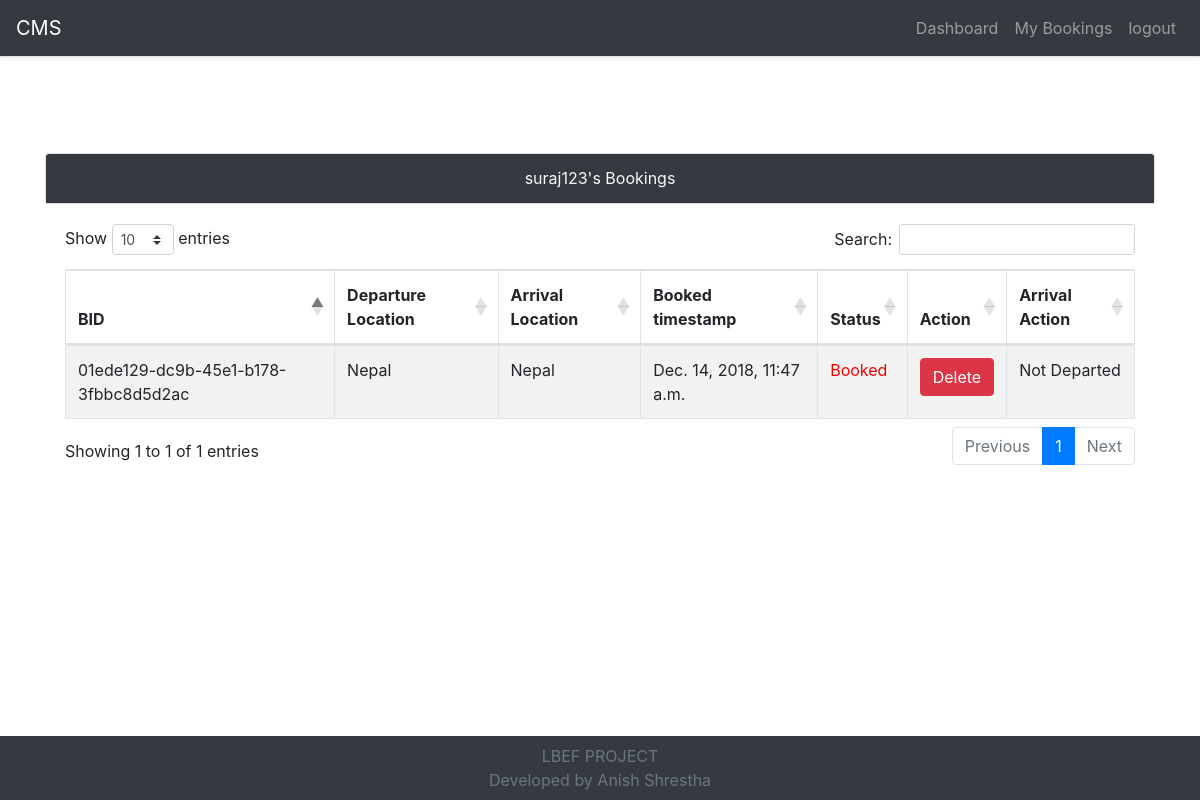
Page /my-bookings/ (signed in) on the committed database.
### main/models.py (models this page shows, shortened)
class Booking(models.Model):
    bid = models.CharField(unique=True, null=True, max_length=200)
    user = models.ForeignKey(User, on_delete=models.CASCADE)
    container = models.ForeignKey(Container, on_delete=models.CASCADE)
    location = models.ForeignKey(Country, on_delete=models.CASCADE, null=True)
    departure_date = models.DateTimeField(null=True, blank=True)
    arrival_date = models.DateTimeField(null=True, blank=True)
    timestamp = models.DateTimeField(auto_now_add=True, blank=True, null=True)

class Container(models.Model):
    cid = models.CharField(unique=True, null=True, max_length=200)
    country = models.ForeignKey(Country, on_delete=models.CASCADE)
    available = models.BooleanField(default=True)
    departed = models.BooleanField(default=False)
    received = models.BooleanField(default=False)
    timestamp = models.DateTimeField(auto_now_add=True, blank=True, null=True)

class Country(models.Model):
    title = models.CharField(max_length=20, null=True)
    def __str__(self):
        return self.title

class Profile(models.Model):
    user = models.OneToOneField(User, on_delete=models.CASCADE)
    country = models.ForeignKey('Country', on_delete=models.CASCADE, null=True)

### main/views.py (the view)
# urls.py: url(r'^my-bookings/$', myBookings, name="my-bookings"),
def myBookings(request):
    bookings = Booking.objects.filter(user=request.user)
    return render(request, 'bookings/index.html', {'bookings': bookings})

### main/templates/bookings/index.html (shortened to what this page needs)
{% extends 'main/master.html' %}
{% block content %}
<div class="container">
  <div class="row">
  </div>
    <div class="row mt-5">
        <div class="col-sm-12">
            <div class="card">
                <div class="card-header bg-dark text-light text-center">
                    {{request.user}}'s Bookings
                </div>
            </div>
            <div class="card-body">
                <table id="containerTable" class="table table-striped table-bordered" style="width:100%">
                    <thead>
                       <tr>
                           <th>BID</th>
                           <th>Departure Location</th>
                           <th>Arrival Location</th>
                           <th>Booked timestamp</th>
                           <th>Status</th>
                           <th>Action</th>
                           <th>Arrival Action</th>
                       </tr>
                   </thead>
                   <tbody>
                    {% for data in bookings %}
                        <tr>
                            <td>{{data.bid}}</td>
                            <td>{{data.container.country.title}}</td>
                            <td>{{request.user.profile.country}}</td>
                            <td>{{data.timestamp}}</td>
                            {% if data.available %}
                                <td><span style="color: green">Available</span></td>
                                {% else %}
                                <td><span style="color: red">Booked</span></td>
                            {% endif %}
                            {% if data.container.departed %}
                            <td>
                            None
                            </td>
                            {% else %}
                            <td><a class="btn btn-danger btn-block" role="button" href={% url 'delete' data.bid %}>Delete</a></td>
                            {% endif %}
                            {% if data.container.received %}
                              <td>Received</td>
                            {% elif data.container.departed %}
                            <td><a class="btn btn-info btn-block" role="button" href={% url 'confirm-arrival' data.container.cid data.bid %}>Confirm</a></td>
                            {% else %}
                            <td>Not Departed</td>
                            {% endif %}
                        </tr>
                    {% endfor %}
                    </tbody>
                </table>
            </div>
        </div>
    </div>
</div>
{% endblock %}

### rows in the picture
Booking: bid "01ede129-dc9b-45e1-b178-3fbbc8d5d2ac", container.country "Nepal", timestamp "Dec. 14, 2018, 11:47 a.m.", shows "Delete", shows "Not Departed"

### other values in the picture
{{ request.user }} "suraj123"
{{ request.user.profile.country }} "Nepal"
